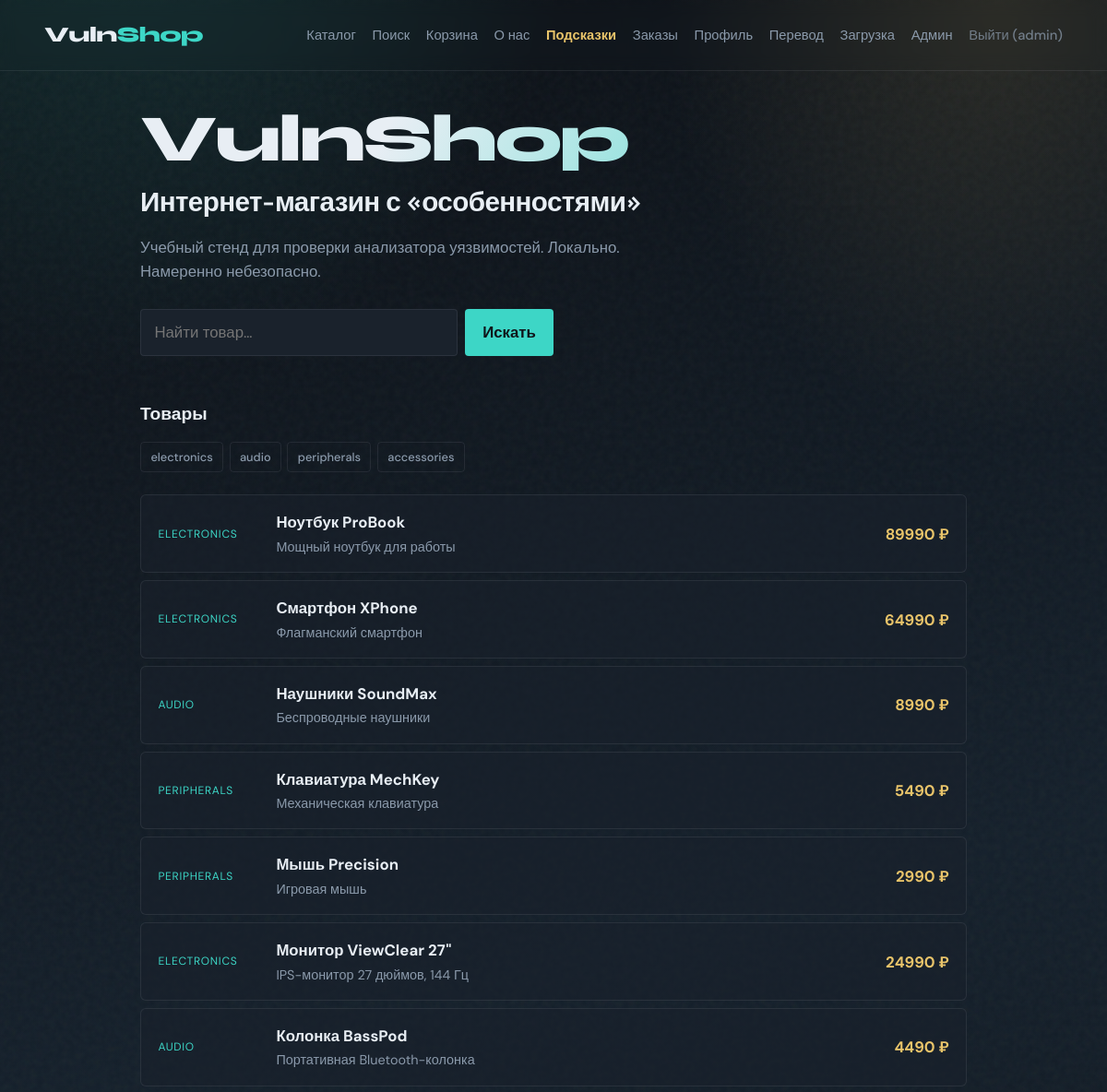
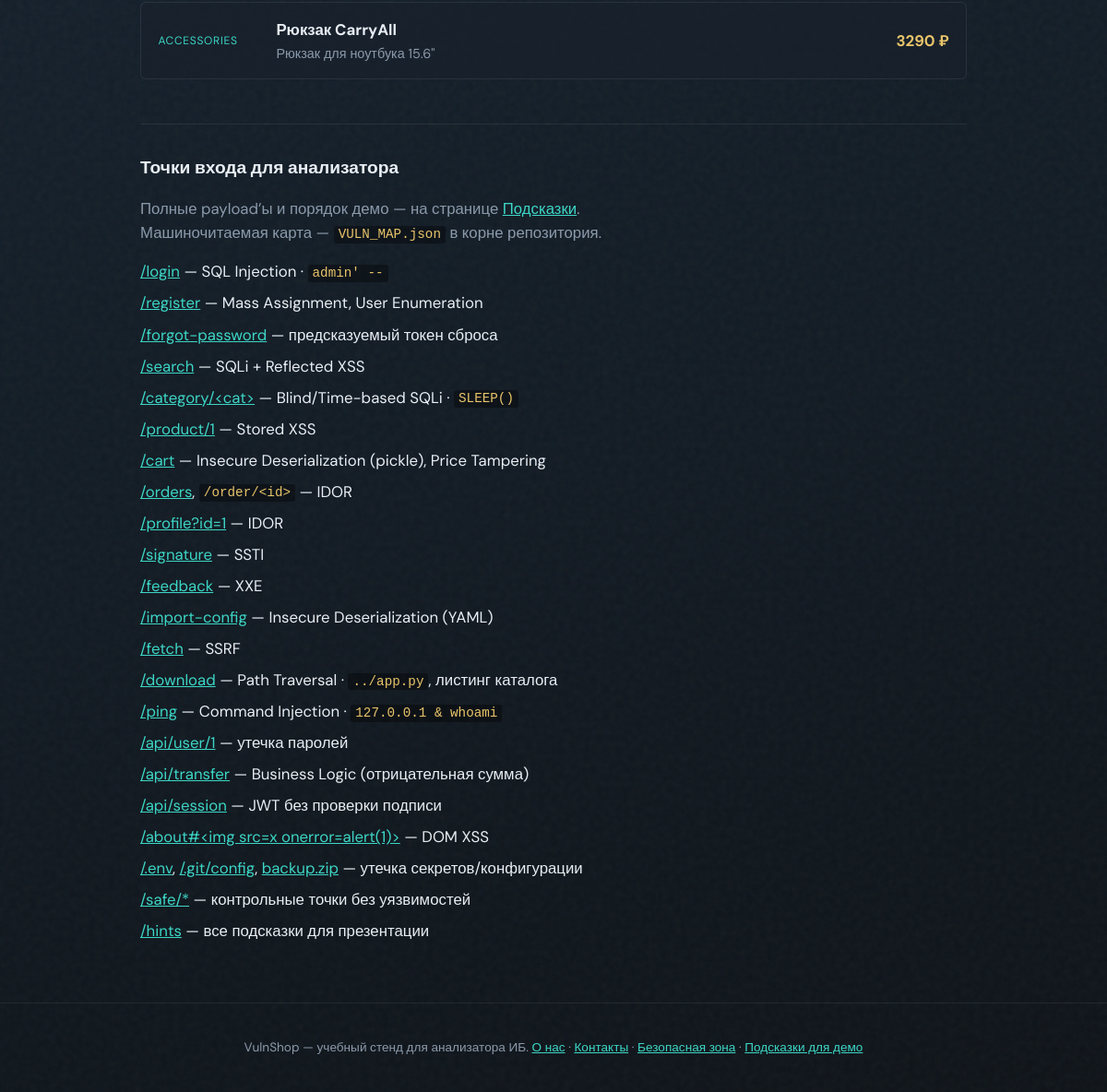
The page / (signed in) on the database its author committed (2 pictures, top to bottom).
### tables this page shows
CREATE TABLE products (
            id INTEGER PRIMARY KEY AUTOINCREMENT,
            name TEXT NOT NULL,
            description TEXT,
            price REAL NOT NULL,
            category TEXT
        );

### files/app.py (the view)
@app.route("/")
def index():
    db = get_db()
    products = db.execute("SELECT * FROM products").fetchall()
    return render_template("index.html", products=products)

### files/app.py (called while the page is built)
def get_db():
    if "db" not in g:
        g.db = sqlite3.connect(DATABASE)
        g.db.row_factory = sqlite3.Row
        g.db.create_function("SLEEP", 1, _sqlite_sleep)
    return g.db

@app.after_request
def add_insecure_api_headers(resp):
    if request.path.startswith("/api/"):
        resp.headers["Access-Control-Allow-Origin"] = "*"
        resp.headers["Access-Control-Allow-Credentials"] = "true"
        resp.headers["Access-Control-Allow-Headers"] = "Authorization, Content-Type"
        resp.headers["Access-Control-Allow-Methods"] = "GET, POST, PUT, DELETE, OPTIONS"
    return resp

### templates/index.html (shortened to what this page needs)
{% extends "base.html" %}
{% block content %}
<section class="hero">
  <p class="brand-mark">VulnShop</p>
  <h1>Интернет-магазин с «особенностями»</h1>
  <p class="lede">Учебный стенд для проверки анализатора уязвимостей. Локально. Намеренно небезопасно.</p>
  <form class="search-bar" action="{{ url_for('search') }}" method="get">
    <input type="text" name="q" placeholder="Найти товар…" autocomplete="off">
    <button type="submit">Искать</button>
  </form>
</section>
<section class="catalog">
  <h2>Товары</h2>
  <nav class="hints-toc" style="margin:0 0 1.5rem">
    {% for c in ['electronics', 'audio', 'peripherals', 'accessories'] %}
    <a href="{{ url_for('category', cat=c) }}">{{ c }}</a>
    {% endfor %}
  </nav>
  <ul class="product-list">
    {% for p in products %}
    <li>
      <a href="{{ url_for('product', product_id=p.id) }}">
        <span class="cat">{{ p.category }}</span>
        <strong>{{ p.name }}</strong>
        <span class="desc">{{ p.description }}</span>
        <span class="price">{{ "%.0f"|format(p.price) }} ₽</span>
      </a>
    </li>
    {% endfor %}
  </ul>
</section>
<section class="lab-hints">
  <h2>Точки входа для анализатора</h2>
  <p class="lede" style="margin-bottom:1rem">Полные payload’ы и порядок демо — на странице <a href="{{ url_for('hints') }}">Подсказки</a>. Машиночитаемая карта — <code>VULN_MAP.json</code> в корне репозитория.</p>
  <ul>
    <li><a href="{{ url_for('login') }}">/login</a> — SQL Injection · <code>admin' --</code></li>
    <li><a href="{{ url_for('register') }}">/register</a> — Mass Assignment, User Enumeration</li>
    <li><a href="{{ url_for('forgot_password') }}">/forgot-password</a> — предсказуемый токен сброса</li>
    <li><a href="{{ url_for('search', q='test') }}">/search</a> — SQLi + Reflected XSS</li>
    <li><a href="{{ url_for('category', cat='electronics') }}">/category/&lt;cat&gt;</a> — Blind/Time-based SQLi · <code>SLEEP()</code></li>
    <li><a href="{{ url_for('product', product_id=1) }}">/product/1</a> — Stored XSS</li>
    <li><a href="{{ url_for('cart') }}">/cart</a> — Insecure Deserialization (pickle), Price Tampering</li>
    <li><a href="{{ url_for('orders') }}">/orders</a>, <code>/order/&lt;id&gt;</code> — IDOR</li>
    <li><a href="{{ url_for('profile') }}?id=1">/profile?id=1</a> — IDOR</li>
    <li><a href="{{ url_for('signature') }}">/signature</a> — SSTI</li>
    <li><a href="{{ url_for('feedback') }}">/feedback</a> — XXE</li>
    <li><a href="{{ url_for('import_config') }}">/import-config</a> — Insecure Deserialization (YAML)</li>
    <li><a href="{{ url_for('fetch_url') }}">/fetch</a> — SSRF</li>
    <li><a href="{{ url_for('download', file='catalog.txt') }}">/download</a> — Path Traversal · <code>../app.py</code>, листинг каталога</li>
    <li><a href="{{ url_for('ping') }}">/ping</a> — Command Injection · <code>127.0.0.1 &amp; whoami</code></li>
    <li><a href="{{ url_for('api_user', user_id=1) }}">/api/user/1</a> — утечка паролей</li>
    <li><a href="{{ url_for('api_transfer') }}">/api/transfer</a> — Business Logic (отрицательная сумма)</li>
    <li><a href="{{ url_for('api_session') }}">/api/session</a> — JWT без проверки подписи</li>
    <li><a href="{{ url_for('about') }}">/about#&lt;img src=x onerror=alert(1)&gt;</a> — DOM XSS</li>
    <li><a href="/.env">/.env</a>, <a href="/.git/config">/.git/config</a>, <a href="{{ url_for('download', file='backup.zip') }}">backup.zip</a> — утечка секретов/конфигурации</li>
    <li><a href="{{ url_for('safe_search') }}">/safe/*</a> — контрольные точки без уязвимостей</li>
    <li><a href="{{ url_for('hints') }}">/hints</a> — все подсказки для презентации</li>
  </ul>
</section>
{% endblock %}

### static/style.css (style rules this page uses)
:root { --bg: #0f1419; --bg-elevated: #1a222c; --ink: #e8eef4; --muted: #8b9aab; --accent: #3dd6c6; --accent-dim: #2a9d8f; --warn: #e9c46a; --danger: #e76f51; --ok: #52b788; --line: rgba(232, 238, 244, 0.08); --font-display: "Syne", sans-serif; --font-body: "DM Sans", sans-serif; }
*, *::before, *::after { box-sizing: border-box; }
html { scroll-behavior: smooth; }
body { margin: 0; min-height: 100vh; font-family: var(--font-body); font-size: 1.05rem; line-height: 1.55; color: var(--ink); background: radial-gradient(ellipse 80% 50% at 10% -10%, rgba(61, 214, 198, 0.18), transparent 55%), radial-gradient(ellipse 60% 40% at 90% 0%, rgba(233, 196, 106, 0.12), transparent 50%), linear-gradient(165deg, #0c1015 0%, #15202b 45%, #0f1419 100%); background-attachment: fixed; }
nav { display: flex; flex-wrap: wrap; gap: 0.35rem 1.1rem; align-items: center; }
nav a { color: var(--muted); text-decoration: none; font-size: 0.92rem; font-weight: 500; transition: color 0.2s ease; }
.hero { margin-bottom: 3rem; animation: rise 0.6s ease-out; }
.brand-mark { font-family: var(--font-display); font-weight: 800; font-size: clamp(2.8rem, 8vw, 4.5rem); letter-spacing: -0.04em; line-height: 0.95; margin: 0 0 0.75rem; background: linear-gradient(120deg, var(--ink) 30%, var(--accent)); -webkit-background-clip: text; background-clip: text; color: transparent; }
.hero h1, .form-page h1, .product-detail h1 { font-family: var(--font-display); font-weight: 700; font-size: clamp(1.4rem, 3vw, 1.85rem); letter-spacing: -0.02em; margin: 0 0 0.75rem; }
.lede { color: var(--muted); max-width: 36rem; margin: 0 0 1.75rem; }
.search-bar { display: flex; gap: 0.5rem; max-width: 28rem; }
.search-bar input, .stack-form input, .stack-form textarea { flex: 1; font: inherit; color: var(--ink); background: var(--bg-elevated); border: 1px solid var(--line); border-radius: 4px; padding: 0.7rem 0.9rem; outline: none; transition: border-color 0.2s; }
button, .search-bar button { font: inherit; font-weight: 600; color: var(--bg); background: var(--accent); border: none; border-radius: 4px; padding: 0.7rem 1.2rem; cursor: pointer; transition: background 0.2s, transform 0.15s; }
.catalog h2, .comments h2, .lab-hints h2, .form-page h2 { font-family: var(--font-display); font-size: 1.2rem; margin: 0 0 1rem; }
.product-list { list-style: none; margin: 0; padding: 0; display: flex; flex-direction: column; gap: 0.5rem; }
.product-list a { display: grid; grid-template-columns: 7rem 1fr auto; grid-template-rows: auto auto; gap: 0.15rem 1rem; padding: 1rem 1.15rem; text-decoration: none; color: inherit; border: 1px solid var(--line); border-radius: 6px; background: rgba(26, 34, 44, 0.55); transition: border-color 0.2s, background 0.2s, transform 0.2s; animation: rise 0.5s ease-out both; }
.product-list li:nth-child(1) a { animation-delay: 0.05s; }
.product-list li:nth-child(2) a { animation-delay: 0.1s; }
.product-list li:nth-child(3) a { animation-delay: 0.15s; }
.product-list li:nth-child(4) a { animation-delay: 0.2s; }
.product-list li:nth-child(5) a { animation-delay: 0.25s; }
.cat { grid-row: 1 / 3; align-self: center; font-size: 0.75rem; text-transform: uppercase; letter-spacing: 0.06em; color: var(--accent); }
.product-list strong { grid-column: 2; }
.desc { grid-column: 2; font-size: 0.9rem; color: var(--muted); }
.price { grid-column: 3; grid-row: 1 / 3; align-self: center; font-weight: 700; color: var(--warn); white-space: nowrap; }
.lab-hints { margin-top: 3rem; padding-top: 2rem; border-top: 1px solid var(--line); }
.lab-hints ul { margin: 0; padding: 0; list-style: none; display: grid; gap: 0.5rem; }
.lab-hints a { color: var(--accent); }
.lab-hints code { font-size: 0.85em; color: var(--warn); background: rgba(0, 0, 0, 0.35); padding: 0.1em 0.35em; border-radius: 3px; }
.hints-toc { display: flex; flex-wrap: wrap; gap: 0.4rem; margin: 1.5rem 0 2rem; }
.hints-toc a { font-size: 0.8rem; color: var(--muted); text-decoration: none; padding: 0.35rem 0.65rem; border: 1px solid var(--line); border-radius: 4px; transition: color 0.2s, border-color 0.2s; }

### rows shown on the page
products: category "ELECTRONICS", name "Ноутбук ProBook", description "Мощный ноутбук для работы", price "89990"
products: category "ELECTRONICS", name "Смартфон XPhone", description "Флагманский смартфон", price "64990"
products: category "AUDIO", name "Наушники SoundMax", description "Беспроводные наушники", price "8990"
products: category "PERIPHERALS", name "Клавиатура MechKey", description "Механическая клавиатура", price "5490"
products: category "PERIPHERALS", name "Мышь Precision", description "Игровая мышь", price "2990"
products: category "ELECTRONICS", name "Монитор ViewClear 27\"", description "IPS-монитор 27 дюймов, 144 Гц", price "24990"
products: category "AUDIO", name "Колонка BassPod", description "Портативная Bluetooth-колонка", price "4490"
products: category "ACCESSORIES", name "Рюкзак CarryAll", description "Рюкзак для ноутбука 15.6\"", price "3290"

### other values the page prints
{{ session.username }} "admin"
{{ c }} "electronics" "audio" "peripherals" "accessories"
